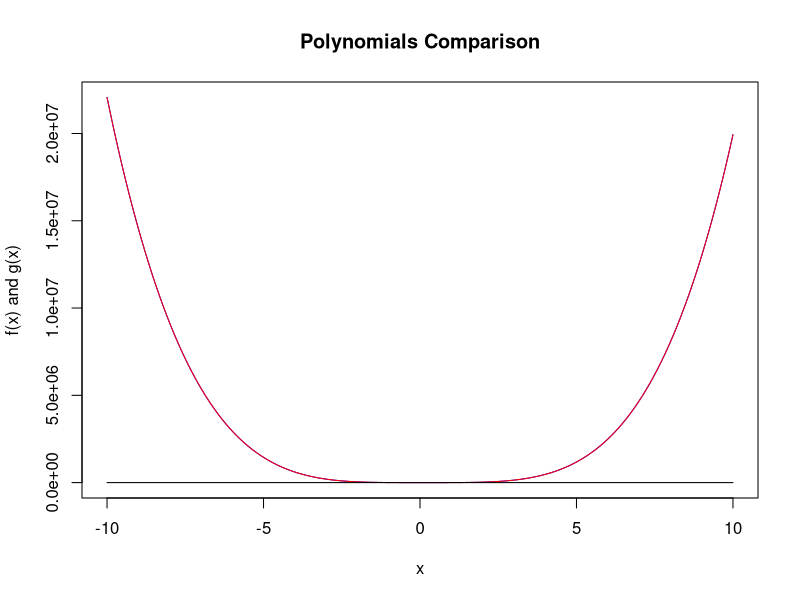

Generate this figure with R:
poly_from_roots <- function(roots) {
  coef <- 1
  for (r in roots) {
    coef <- convolve(coef, c(1, -r), type = "open")
  }
  return(coef) # returns in increasing order like a+bx+cx^2+...
}
 
# Group complex roots into conjugate pairs
get_conjugate_pairs <- function(roots) {
  used <- rep(FALSE, length(roots))
  pairs <- list()
  for (i in seq_along(roots)) {
    if (!used[i]) {
      conj_root <- Conj(roots[i])
      # Find its conjugate (within tolerance)
      j <- which(!used & abs(Re(roots) - Re(conj_root)) < 1e-8 & abs(Im(roots) - Im(conj_root)) < 1e-8)
      j <- j[j != i]
      if (length(j) > 0) {
        used[c(i, j[1])] <- TRUE
        pairs[[length(pairs) + 1]] <- c(roots[i], roots[j[1]])
      }
    }
  }
  return(pairs)
}

compute_sum_poly <- function(factor, pr_roots, pl_roots, cte) {
  
  pr_coef <- c(0, poly_from_roots(pr_roots)) # in decreasing order like x^n+bx^(n-1)+cx^(n-2)+...
  pl_coef <- poly_from_roots(pl_roots) # in decreasing order like x^n+bx^(n-1)+cx^(n-2)+...
  pr_plus_pl_coef <- factor * pr_coef + cte * pl_coef
  return(pr_plus_pl_coef)
}

compute_real_roots_and_complex_coef <- function(pr_plus_pl_coef) {

  pr_plus_pl_roots <- polyroot(rev(pr_plus_pl_coef))
  
  real_roots <- Re(pr_plus_pl_roots[abs(Im(pr_plus_pl_roots)) < 1e-8])
  complex_roots <- pr_plus_pl_roots[abs(Im(pr_plus_pl_roots)) >= 1e-8]
  
  complex_poly_coefs <- list()
  if (length(complex_roots) > 0) {
    pairs <- get_conjugate_pairs(complex_roots)
    for (pair in pairs) {
      coef <- rev(Re(poly_from_roots(c(pair[1], pair[2]))))  # returns in x^2 + bx + c order
      complex_poly_coefs[[length(complex_poly_coefs) + 1]] <- round(coef, 12)
    }
  } else {
    complex_poly_coefs <- list()  # No complex roots
  }
  
  return(list(new_factor = pr_plus_pl_coef[1], 
              pr_plus_pl_roots = pr_plus_pl_roots, 
              real_roots = real_roots, 
              complex_poly_coefs = complex_poly_coefs))
}

factor <- 2
pr_roots <- c(1, 2, -9)
pl_roots <- c(3, 4, -5, 7)
cte <- -5
result <- compute_real_roots_and_complex_coef(compute_sum_poly(factor, pr_roots, pl_roots, cte))

f_x <- function(x) {
  factor * (1 - pr_roots[1]*x) * (1 - pr_roots[2]*x) * (1 - pr_roots[3]*x) + cte * (1 - pl_roots[1]*x) * (1 - pl_roots[2]*x) * (1 - pl_roots[3]*x) * (1 - pl_roots[4]*x)
}

g_x <- function(x) {
  result$new_factor * (x - result$real_roots[1]) * (x - result$real_roots[2]) * (x^2 + result$complex_poly_coefs[[1]][2] * x + result$complex_poly_coefs[[1]][3])
}

x <- seq(-10, 10, by = 0.1)

sum((f_x(x) - g_x(x))^2)  # Check if the two polynomials are equal
plot(x, f_x(x), type = "l", col = "blue", main = "Polynomials Comparison", ylab = "f(x) and g(x)", xlab = "x")
lines(x, g_x(x), col = "red")
lines(x, f_x(x)-g_x(x), col = "black")  # Add x-axis




compute_real_roots_and_complex_coef(c(1,-1,3,-3,2,-2)) # (x^2+1)(x^2+2)(x-1)
compute_real_roots_and_complex_coef(c(1,-1,0,0,1,-1)) # (x^4+1)(x-1)
compute_real_roots_and_complex_coef(c(1,-6,5,-30)) # (x^2+5)(x-6)
a <- compute_real_roots_and_complex_coef(c(1,0,-7,6)) # (x-1)(x+3)(x-2)
a$complex_poly_coefs |> length()

for (i in 1:length(a$complex_poly_coefs)){
  print(i)
}
